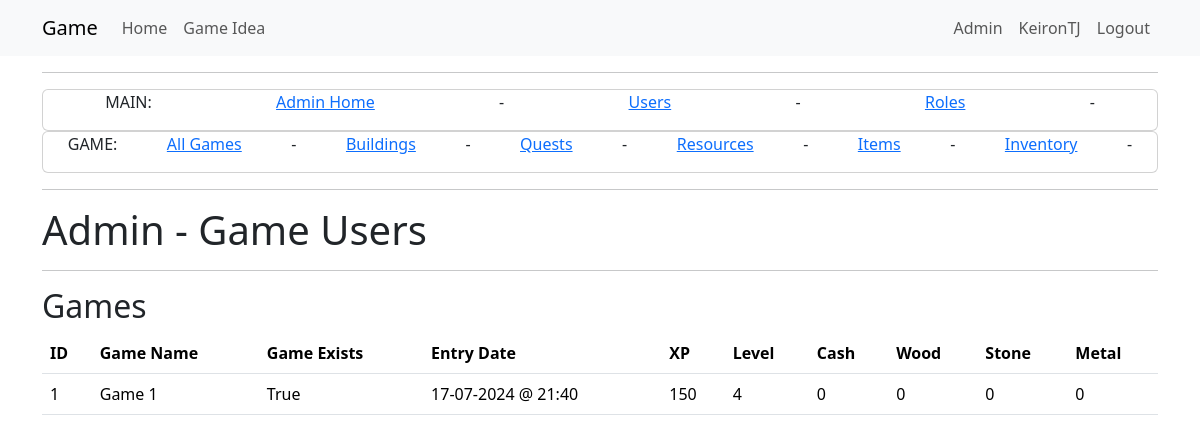
The page /admin_models (signed in) on the database as committed earlier.
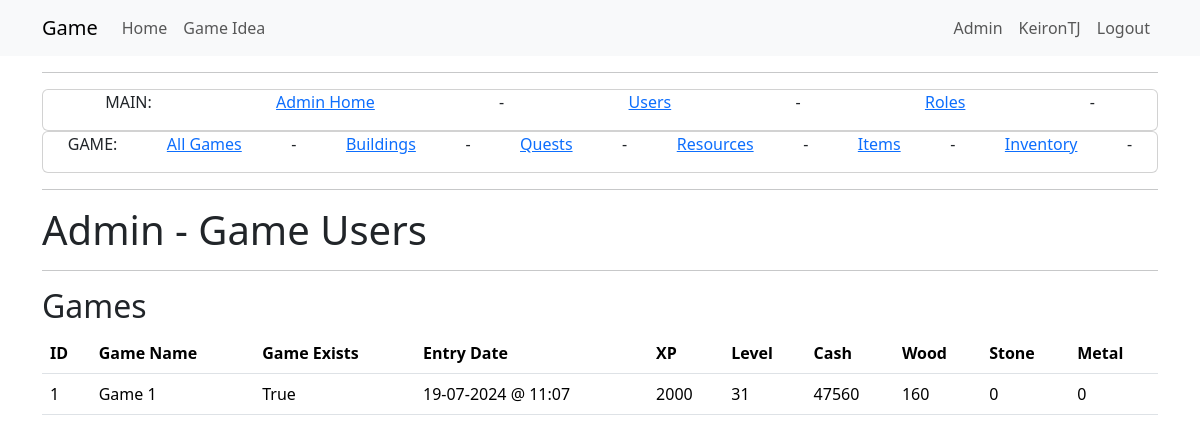
The same page on the database as committed later.
### app/models.py (models this page shows)
class Game(db.Model):
    __tablename__ = 'game'
    id = db.Column(db.Integer, primary_key=True)
    user_id = db.Column(db.Integer, db.ForeignKey('user.id'), nullable=False)
    game_name = db.Column(db.String(64))
    game_exists = db.Column(db.Boolean, default=True)
    entry_date = db.Column(db.DateTime, default=datetime.now(timezone.utc))
    xp = db.Column(db.Integer, default=0)
    level = db.Column(db.Integer, default=0)
    cash = db.Column(db.Integer, default=0)
    wood = db.Column(db.Integer, default=0)
    stone = db.Column(db.Integer, default=0)
    metal = db.Column(db.Integer, default=0)
    next_level_xp_required = db.Column(db.Integer, default=110)
    user = db.relationship("User", back_populates="game")
    inventories = db.relationship("InventoryUser", back_populates="game")
    quest_progress = db.relationship("QuestProgress", back_populates="game")
    building_progress = db.relationship("BuildingProgress", back_populates="game")
    resource_logs = db.relationship("ResourceLog", back_populates="game")

### app/admin/routes.py (the view)
@bp.route('/admin_models', methods=['GET', 'POST'])
@login_required
@admin_required
def admin_models():
    games = db.session.query(Game).all()
    return render_template("admin/game/admin_models.html",
                           title='Admin - Game Users',
                           games=games)

### app/models.py (called while the page is built)
@login.user_loader
def load_user(id):
    return db.session.get(User, int(id))

    def is_admin(self):
        return 'admin' in [role.name for role in self.role]

### app/templates/admin/game/admin_models.html
{% extends "admin/admin_base.html" %}
{% block content2 %}
<div class="Jumbotron">
    <h1>{{ title }}</h1>
</div>
<hr>
<div>
    <h2>Games</h2>
    <table class="table">
        <thead>
            <tr>
                <th>ID</th>
                <th>Game Name</th>
                <th>Game Exists</th>
                <th>Entry Date</th>
                <th>XP</th>
                <th>Level</th>
                <th>Cash</th>
                <th>Wood</th>
                <th>Stone</th>
                <th>Metal</th>
            </tr>
        </thead>
        <tbody>
            {% for game in games %}
            <tr>
                <td>{{ game.id }}</td>
                <td>{{ game.game_name }}</td>
                <td>{{ game.game_exists }}</td>
                <td>{{ game.entry_date.strftime('%d-%m-%Y @ %H:%M') }}</td>
                <td>{{ game.xp }}</td>
                <td>{{ game.level }}</td>
                <td>{{ game.cash }}</td>
                <td>{{ game.wood }}</td>
                <td>{{ game.stone }}</td>
                <td>{{ game.metal }}</td>
            </tr>
            {% endfor %}
        </tbody>
    </table>
</div>
{% endblock %}

Rows that differ between the two databases and show on the page:
changed Game "Game 1": entry_date "17-07-2024 @ 21:40" → "19-07-2024 @ 11:07"; xp "150" → "2000"; level "4" → "31"; cash "0" → "47560"; wood "0" → "160"
